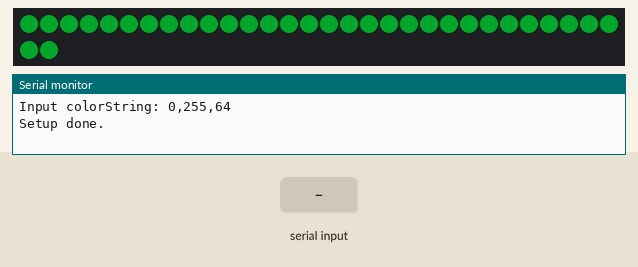
The sketch below on a simulated Arduino Uno, built with avr-gcc and run on an emulated ATmega328P. On the bench: 32 RGB LEDs in strip order, left to right, continuing on the next row, the last lines printed to the serial monitor. Inputs (shaded band) come from the test bench. Dim RGB values are drawn brighter than linear.

Above: at 2.7 s.
2.8 s: "," received over Serial
At 4.1 s:
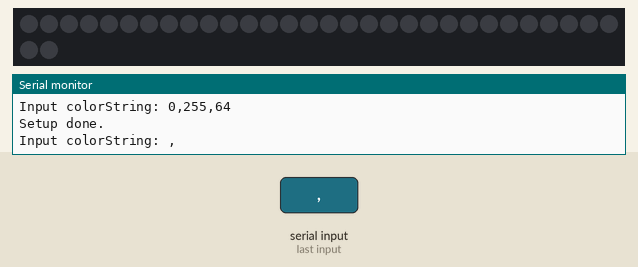
5.3 s: "90\n" received over Serial
At 7.3 s:
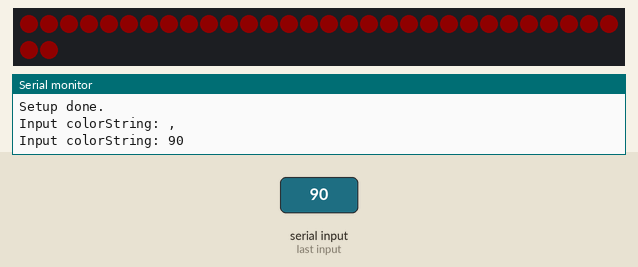
7.8 s: "90,45,200\n" received over Serial
At 9.2 s:
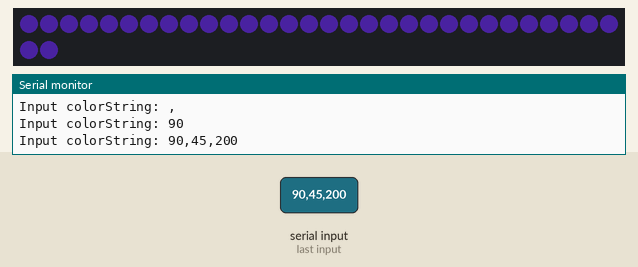
10.3 s: "5\n" received over Serial
At 12.4 s:
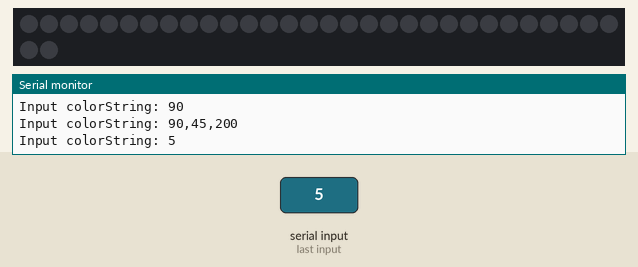
Timing chart, 0 to 13.8 s (numbered marks = the images above; inputs shaded):
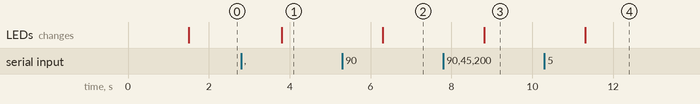

The sketch:

rgb_string_to_CRGB.ino
```cpp
// Read an incoming string of "r,g,b" values (ex. 0,255,64 ) and
// convert the input to a CRGB color and display.
//
// *Note*:  There are NO checks in this example to confirm the
// incoming color string is valid.  For example, entering values
// above 255, more then 3 values, letters, etc.  The incoming
// string should be entered in the form of "r,g,b" (without quotes).
// Entering the string in a different format may hang the program.
//
// Open the serial monitor and enter a color string to update
// the display.
//
//
// Marc Miller,  Nov 2020
//***************************************************************

#include "FastLED.h"
#define DATA_PIN 11
#define CLOCK_PIN 13
#define LED_TYPE LPD8806
#define COLOR_ORDER GRB
#define NUM_LEDS 32
#define BRIGHTNESS 42
CRGB leds[NUM_LEDS];

String colorString("0,255,64");  // holds incoming string of "r,g,b" values
CRGB newColor;


//===============================================================
void setup() {
  Serial.begin(115200);
  delay(1500);
  FastLED.addLeds<LED_TYPE, DATA_PIN, CLOCK_PIN, COLOR_ORDER>(leds, NUM_LEDS).setCorrection(TypicalLEDStrip);
  FastLED.setBrightness(BRIGHTNESS);

  string2CRGB(colorString);  // run during setup to display some initial color

  fill_solid(leds, NUM_LEDS, newColor);
  FastLED.show();

  Serial.println("Setup done.\n");
}  //end of setup


//===============================================================
void loop() {

  if (Serial.available() > 0) {
    colorString = Serial.readString();  // read "r,g,b" string

    string2CRGB(colorString);  // convert string to CRGB color

    fill_solid(leds, NUM_LEDS, newColor);
    FastLED.show();
  }

  delay(100);

}  // end main loop


//---------------------------------------------------------------
// function to read string of "r,g,b" values and convert to a CRGB color
void string2CRGB(String colorString) {

  String colors[3];
  uint8_t p = 0;

  for (uint8_t i = 0; i < colorString.length(); i++) {
    if (colorString[i] == ',') {
      p++;
    } else {
    colors[p] = colors[p] + colorString[i];
    }
  }

  newColor = CRGB(colors[0].toInt(), colors[1].toInt(), colors[2].toInt() );

  Serial.print("Input colorString: "); Serial.println(colorString);
  //Serial.print("Length of colorString: "); Serial.println(colorString.length());

  //Serial.print("newColor (CRGB values):  ");
  //Serial.print(newColor.r);  Serial.print(",");
  //Serial.print(newColor.g);  Serial.print(",");
  //Serial.println(newColor.b);
  //Serial.println(" ");
}
```

Measured:
- after the input at 2.8 s, the LEDs: change after 1.0 s (image 1)
- after the input at 5.3 s, the LEDs: change after 1.0 s (image 2)
- after the input at 7.8 s, the LEDs: change after 1.0 s (image 3)
- after the input at 10.3 s, the LEDs: change after 1.0 s (image 4)
